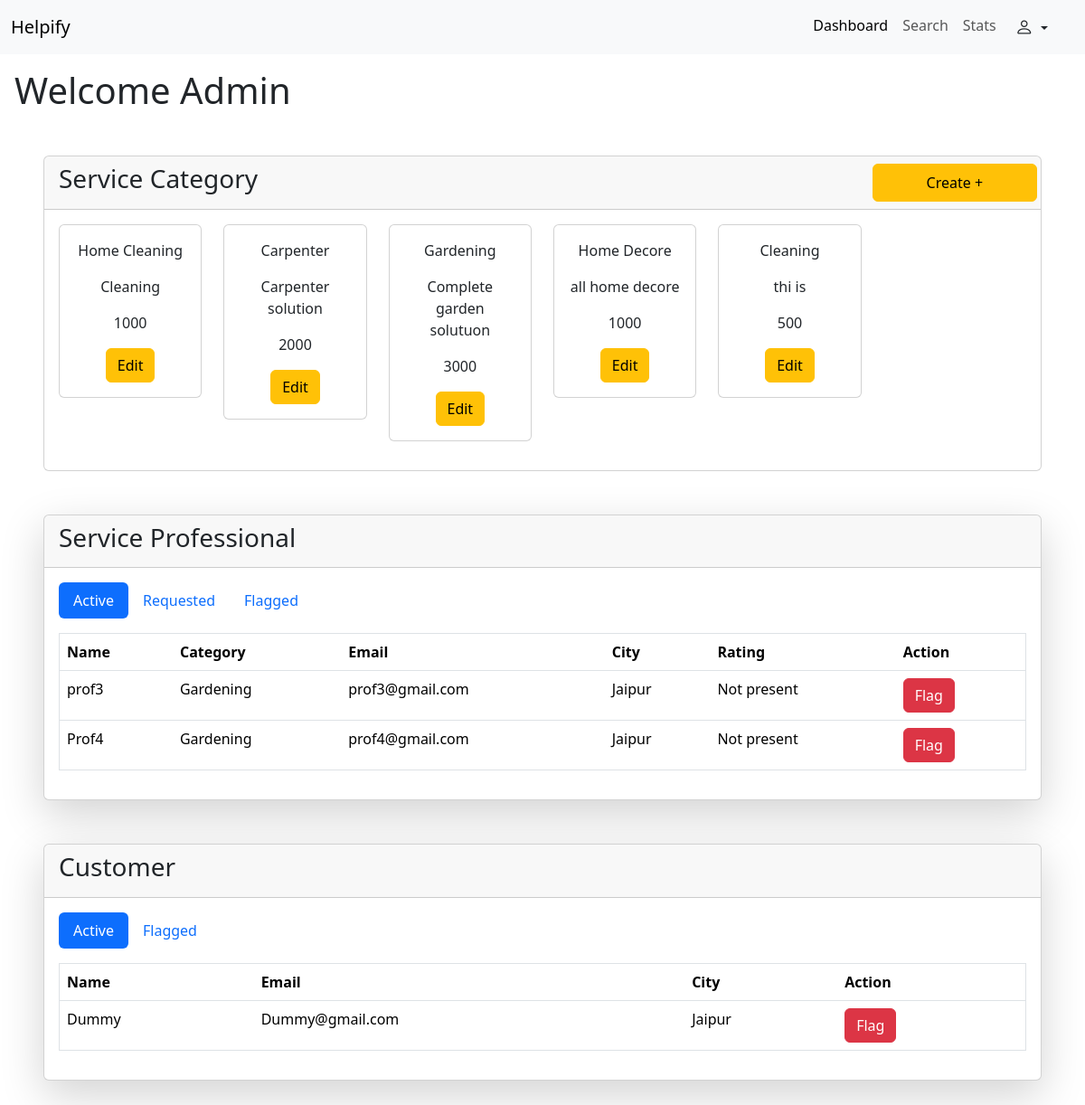
Screenshot of /dashboard/admin (signed in) with the database file from the repository.
### backend/models.py (models this page shows, shortened)
class ServiceCategory(db.Model):
    __tablename__="servicecategory"
    id = db.Column(db.Integer , primary_key = True , autoincrement = True)
    name = db.Column(db.String,nullable = False , unique=True)
    descripiton = db.Column(db.String,nullable = False)
    base_price = db.Column(db.Integer)
    all_plans = db.relationship("ServicePlan",backref = "category")
    all_professional = db.relationship("Professional",backref = "category")

class Professional(db.Model,UserMixin):
    __tablename__="serviceprofessional"
    id = db.Column(db.Integer , primary_key = True , autoincrement = True)
    email = db.Column(db.Integer ,unique = True)
    name = db.Column(db.String,nullable = False)
    status = db.Column(db.String,nullable = False)
    password = db.Column(db.String )
    city = db.Column(db.String,nullable = False)
    experiance = db.Column(db.String , nullable= False)
    categroy_id = db.Column(db.Integer,db.ForeignKey("servicecategory.id"), nullable = False)
    recive_bookings = db.relationship("Booking",backref = "professional")
    all_plans = db.relationship("ServicePlan",backref = "professional")

class Customer(db.Model,UserMixin):
    __tablename__="customer"
    id = db.Column(db.Integer , primary_key = True , autoincrement = True)
    email = db.Column(db.Integer ,unique = True)
    name = db.Column(db.String)
    password = db.Column(db.String )
    address = db.Column(db.String)
    status = db.Column(db.String,nullable = False)
    city = db.Column(db.String)
    sent_bookings = db.relationship("Booking",backref = "customer")

### backend/routes.py (the view, shortened to what this page needs)
@app.route("/dashboard/admin" , methods=["GET" ,"POST"])
@login_required
def admin_dash():
    if isinstance(current_user,Admin):
        if request.method == "GET":
            cats = db.session.query(ServiceCategory).all()
            active_prof = db.session.query(Professional).filter_by(status="Active").all()
            request_prof = db.session.query(Professional).filter_by(status="Requested").all()
            flagged_prof = db.session.query(Professional).filter_by(status="Flagged").all()
            active_cust = db.session.query(Customer).filter_by(status="Active").all()
            flagged_cust = db.session.query(Customer).filter_by(status="Flagged").all()
            return render_template("admin/dashboard.html" , cu = current_user,cats = cats , active_prof = active_prof, flagged_prof=flagged_prof,request_prof=request_prof,active_cust = active_cust, flagged_cust=flagged_cust ,page = "dash" )
    else:
        return "you are not authorised to go to this url"

### app.py (called while the page is built)
def initialise_app():
    app = Flask(__name__)
    app.config["SQLALCHEMY_DATABASE_URI"] = "sqlite:///my_app.sqlite3"
    app.config["SECRET_KEY"] = "mysecretkey"
    login_manager = LoginManager(app)
    @login_manager.user_loader
    def load_user(a):
        user = db.session.query(Customer).filter_by(email = a).first() or \
                db.session.query(Admin).filter_by(email= a).first() or \
                db.session.query(Professional).filter_by(email = a).first()
        return user
    db.init_app(app)
    api.init_app(app)
    with app.app_context():
        db.create_all()
    app.app_context().push()
    return app

### templates/admin/dashboard.html (shortened to what this page needs)
{% extends "admin/base.html" %}
{% block content %}
    <h1 class="mt-3 ms-3">Welcome Admin</h1>
    <div class="card m-5">
        <div class="card-header">
            <div class="row">
                <h3 class="col-10">Service Category</h3>
                <button class="btn btn-warning col-2 " data-bs-toggle="modal" data-bs-target="#createcategory">Create +
                </button>
            </div>
        </div>
        <div class="card-body">
            <div class="row">
                {% for cat in cats %}
                <div class="col-2">
                    <div class="card text-center mb-3">
                        <div class="card-body">
                            <p>{{cat.name}}</p>
                            <p>{{cat.descripiton}}</p>
                            <p>{{cat.base_price}}</p>
                            <button class="btn btn-warning" data-bs-toggle="modal"
                                data-bs-target="#editcat-{{cat.id}}">Edit</button>
                        </div>
                    </div>
                </div>
                {% endfor %}
            </div>
        </div>
    </div>
    <div class="card m-5 shadow-lg">
        <div class="card-header">
            <h3>Service Professional</h3>
        </div>
        <div class="card-body">
            <ul class="nav nav-pills mb-3" id="pills-tab" role="tablist">
                <li class="nav-item" role="presentation">
                    <button class="nav-link active" id="activeprofessional-tab" data-bs-toggle="pill"
                        data-bs-target="#activeprofessional" type="button" role="tab" aria-controls="activeprofessional"
                        aria-selected="true">Active</button>
                </li>
                <li class="nav-item" role="presentation">
                    <button class="nav-link" id="requestedprofessional-tab" data-bs-toggle="pill"
                        data-bs-target="#requestedprofessional" type="button" role="tab"
                        aria-controls="requestedprofessional" aria-selected="false">Requested</button>
                </li>
                <li class="nav-item" role="presentation">
                    <button class="nav-link" id="flaggedprofessional-tab" data-bs-toggle="pill"
                        data-bs-target="#flaggedprofessional" type="button" role="tab"
                        aria-controls="flaggedprofessional" aria-selected="false">Flagged</button>
                </li>
            </ul>
            <div class="tab-content" id="pills-tabContent">
                <div class="tab-pane fade show active" id="activeprofessional" role="tabpanel"
                    aria-labelledby="activeprofessional-tab" tabindex="0">
                    {% if active_prof %}
                    <table class="table border">
                        <tr>
                            <th>Name</th>
                            <th>Category</th>
                            <th>Email</th>
                            <th>City</th>
                            <th>Rating</th>
                            <th>Action</th>
                        </tr>
                        {% for prof in active_prof %}
                        <tr>
                            <td>{{prof.name}}</td>
                            <td>{{prof.category.name}}</td>
                            <td>{{prof.email}}</td>
                            <td>{{prof.city}}</td>
                            <td>Not present</td>
                            <td>
                                <button class="btn btn-danger" data-bs-toggle="modal"
                                    data-bs-target="#flag-{{prof.id}}">Flag</button>
                            </td>
                        </tr>
                        {% endfor %}
                    </table>
                    {% else %}
                        <div class="text-center mt-5 ">
                            No Active Professional
                        </div>
                    {% endif %}
                </div>
            </div>
        </div>
    </div>
    <div class="card m-5 shadow-lg">
        <div class="card-header">
            <h3>Customer</h3>
        </div>
        <div class="card-body">
            <ul class="nav nav-pills mb-3" id="pills-tab" role="tablist">
                <li class="nav-item" role="presentation">
                    <button class="nav-link active" id="activecustomer-tab" data-bs-toggle="pill"
                        data-bs-target="#activecustomer" type="button" role="tab" aria-controls="activecustomer"
                        aria-selected="true">Active</button>
                </li>
                <li class="nav-item" role="presentation">
                    <button class="nav-link" id="flaggedcustomer-tab" data-bs-toggle="pill"
                        data-bs-target="#flaggedcustomer" type="button" role="tab"
                        aria-controls="flaggedcustomer" aria-selected="false">Flagged</button>
                </li>
            </ul>
            <div class="tab-content" id="pills-tabContent">
                <div class="tab-pane fade show active" id="activecustomer" role="tabpanel"
                    aria-labelledby="activecustomer-tab" tabindex="0">
                    {% if active_cust %}
                    <table class="table border">
                        <tr>
                            <th>Name</th>
                            <th>Email</th>
                            <th>City</th>
                            <th>Action</th>
                        </tr>
                        {% for cust in active_cust %}
                        <tr>
                            <td>{{cust.name}}</td>
                            <td>{{cust.email}}</td>
                            <td>{{cust.city}}</td>
                            <td>
                                <button class="btn btn-danger" data-bs-toggle="modal"
                                    data-bs-target="#flagcust-{{cust.id}}">Flag</button>
                            </td>
                        </tr>
                        {% endfor %}
                    </table>
                    {% else %}
                        <div class="text-center mt-5 ">
                            No Active Customer
                        </div>
                    {% endif %}
                </div>
            </div>
        </div>
    </div>
{% endblock %}

### rows the page displays
ServiceCategory: name "Home Cleaning", descripiton "Cleaning", base_price "1000"
ServiceCategory: name "Carpenter", descripiton "Carpenter solution", base_price "2000"
ServiceCategory: name "Gardening", descripiton "Complete garden solutuon", base_price "3000"
ServiceCategory: name "Home Decore", descripiton "all home decore", base_price "1000"
ServiceCategory: name "Cleaning", descripiton "thi is", base_price "500"
Professional: name "prof3", category.name "Gardening", email "prof3@gmail.com", city "Jaipur"
Professional: name "Prof4", category.name "Gardening", email "prof4@gmail.com", city "Jaipur"
Customer: name "Dummy", email "Dummy@gmail.com", city "Jaipur"
